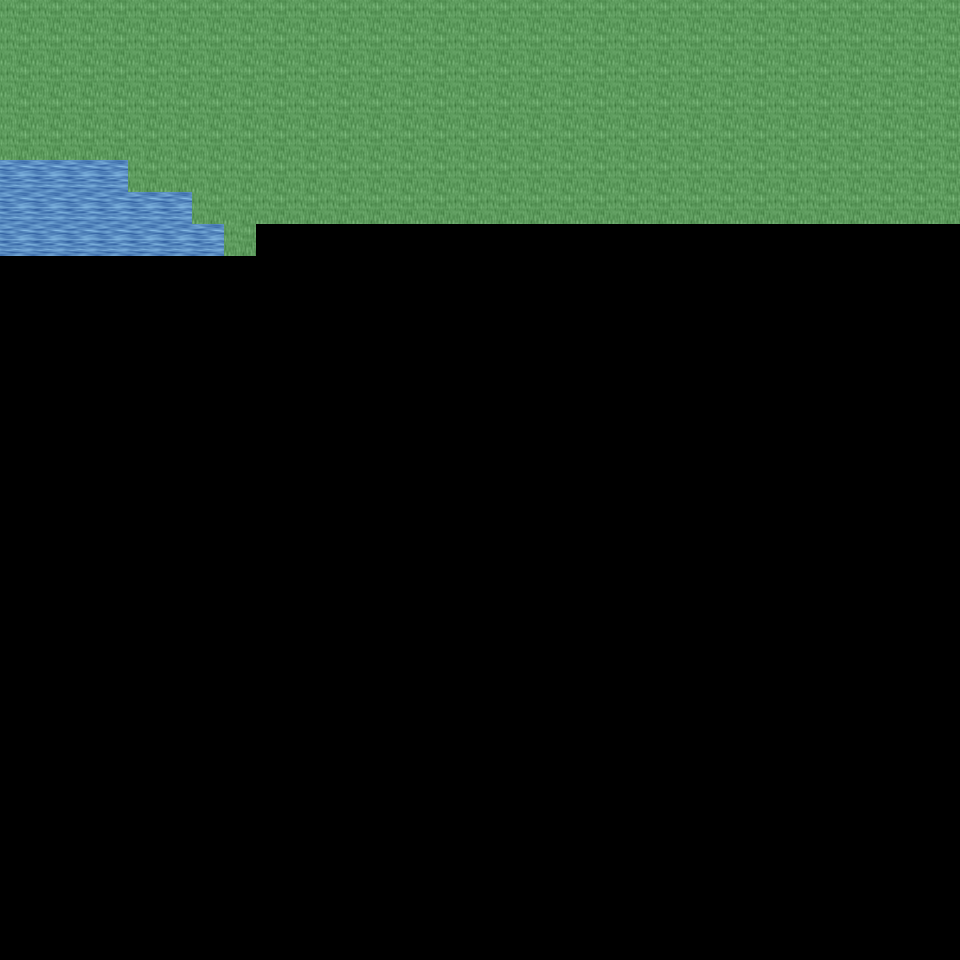

A 2D game scene composited from a Tiled map and its tileset images. What follows is a short description and the map's XML, with each tile layer's data collapsed to a summary:
An orthogonal 30x30 tile map with 32x32 px tiles, 6 tile layers (Ground, Object, Object2, Above, ...), 32 tilesets and 1 object (mapExit).

<map version="1.0" orientation="orthogonal" renderorder="right-down" width="30" height="30" tilewidth="32" tileheight="32" nextobjectid="2">
  <tileset firstgid="1" name="tileset_ground_ground" tilewidth="32" tileheight="32" tilecount="33" columns="3">
    <image source="../drawable/tileset_ground_ground.png" width="96" height="352" />
  </tileset>
  <tileset firstgid="34" name="tileset_ground_ground_2" tilewidth="32" tileheight="32" tilecount="4" columns="4">
    <image source="../drawable/tileset_ground_ground_2.png" width="128" height="32" />
  </tileset>
  <tileset firstgid="38" name="tileset_ground_water_pool" tilewidth="32" tileheight="32" tilecount="72" columns="3">
    <image source="../drawable/tileset_ground_water_pool.png" width="96" height="768" />
  </tileset>
  <tileset firstgid="110" name="tileset_ground_ridge_earth_dark" tilewidth="32" tileheight="32" tilecount="96" columns="12">
    <image source="../drawable/tileset_ground_ridge_earth_dark.png" width="384" height="256" />
  </tileset>
  <tileset firstgid="206" name="tileset_plant_grasses" tilewidth="32" tileheight="32" tilecount="6" columns="3">
    <image source="../drawable/tileset_plant_grasses.png" width="96" height="64" />
  </tileset>
  <tileset firstgid="212" name="tileset_ground_rock_pebbles" tilewidth="32" tileheight="32" tilecount="3" columns="1">
    <image source="../drawable/tileset_ground_rock_pebbles.png" width="32" height="96" />
  </tileset>
  <tileset firstgid="215" name="tileset_plant_flower_daisy_yellow" tilewidth="32" tileheight="32" tilecount="8" columns="2">
    <image source="../drawable/tileset_plant_flower_daisy_yellow.png" width="64" height="128" />
  </tileset>
  <tileset firstgid="223" name="tileset_plant_flower_daisy_white" tilewidth="32" tileheight="32" tilecount="8" columns="2">
    <image source="../drawable/tileset_plant_flower_daisy_white.png" width="64" height="128" />
  </tileset>
  <tileset firstgid="231" name="tileset_ground_grass_edges" tilewidth="32" tileheight="32" tilecount="36" columns="12">
    <image source="../drawable/tileset_ground_grass_edges.png" width="384" height="96" />
  </tileset>
  <tileset firstgid="267" name="tileset_ground_earth_edges" tilewidth="32" tileheight="32" tilecount="18" columns="6">
    <image source="../drawable/tileset_ground_earth_edges.png" width="192" height="96" />
  </tileset>
  <tileset firstgid="285" name="tileset_ground_grass_corners" tilewidth="32" tileheight="32" tilecount="24" columns="6">
    <image source="../drawable/tileset_ground_grass_corners.png" width="192" height="128" />
  </tileset>
  <tileset firstgid="309" name="tileset_ground_square_paving" tilewidth="32" tileheight="32" tilecount="1" columns="1">
    <image source="../drawable/tileset_ground_square_paving.png" width="32" height="32" />
  </tileset>
  <tileset firstgid="310" name="tileset_plant_flower_daisy_red" tilewidth="32" tileheight="32" tilecount="8" columns="2">
    <image source="../drawable/tileset_plant_flower_daisy_red.png" width="64" height="128" />
  </tileset>
  <tileset firstgid="318" name="tileset_plant_flower_daisy_blue" tilewidth="32" tileheight="32" tilecount="8" columns="2">
    <image source="../drawable/tileset_plant_flower_daisy_blue.png" width="64" height="128" />
  </tileset>
  <tileset firstgid="326" name="tileset_plant_tree_tree_darkgreen" tilewidth="32" tileheight="32" tilecount="88" columns="8">
    <image source="../drawable/tileset_plant_tree_tree_darkgreen.png" width="256" height="352" />
  </tileset>
  <tileset firstgid="414" name="tileset_object_well" tilewidth="32" tileheight="32" tilecount="4" columns="2">
    <image source="../drawable/tileset_object_well.png" width="64" height="64" />
  </tileset>
  <tileset firstgid="418" name="tileset_plant_bush_bushes" tilewidth="32" tileheight="32" tilecount="10" columns="5">
    <image source="../drawable/tileset_plant_bush_bushes.png" width="160" height="64" />
  </tileset>
  <tileset firstgid="428" name="tileset_ground_eye" tilewidth="32" tileheight="32" tilecount="9" columns="3">
    <image source="../drawable/tileset_ground_eye.png" width="96" height="96" />
  </tileset>
  <tileset firstgid="437" name="tileset_plant_stump_rectangular" tilewidth="32" tileheight="32" tilecount="4" columns="2">
    <image source="../drawable/tileset_plant_stump_rectangular.png" width="64" height="64" />
  </tileset>
  <tileset firstgid="441" name="tileset_item_gothic_large_gravestone" tilewidth="32" tileheight="32" tilecount="9" columns="3">
    <image source="../drawable/tileset_item_gothic_large_gravestone.png" width="96" height="96" />
  </tileset>
  <tileset firstgid="450" name="tileset_logic_collision" tilewidth="32" tileheight="32" tilecount="1" columns="1">
    <image source="../drawable/tileset_logic_collision.png" width="32" height="32" />
  </tileset>
  <tileset firstgid="451" name="tileset_logic_item_herb" tilewidth="32" tileheight="32" tilecount="5" columns="5">
    <image source="../drawable/tileset_logic_item_herb.png" width="160" height="32" />
  </tileset>
  <tileset firstgid="456" name="tileset_ground_rock_rubble" tilewidth="32" tileheight="32" tilecount="9" columns="3">
    <image source="../drawable/tileset_ground_rock_rubble.png" width="96" height="96" />
  </tileset>
  <tileset firstgid="465" name="tileset_ground_rock_rocks_3" tilewidth="32" tileheight="32" tilecount="16" columns="4">
    <image source="../drawable/tileset_ground_rock_rocks_3.png" width="128" height="128" />
  </tileset>
  <tileset firstgid="481" name="tileset_ground_rock_large_boulder" tilewidth="32" tileheight="32" tilecount="9" columns="3">
    <image source="../drawable/tileset_ground_rock_large_boulder.png" width="96" height="96" />
  </tileset>
  <tileset firstgid="490" name="tileset_ground_rock_large_pebble" tilewidth="32" tileheight="32" tilecount="2" columns="2">
    <image source="../drawable/tileset_ground_rock_large_pebble.png" width="64" height="32" />
  </tileset>
  <tileset firstgid="492" name="tileset_ground_rock_rocks_2" tilewidth="32" tileheight="32" tilecount="4" columns="2">
    <image source="../drawable/tileset_ground_rock_rocks_2.png" width="64" height="64" />
  </tileset>
  <tileset firstgid="496" name="tileset_ground_green_paving" tilewidth="32" tileheight="32" tilecount="18" columns="3">
    <image source="../drawable/tileset_ground_green_paving.png" width="96" height="192" />
  </tileset>
  <tileset firstgid="514" name="tileset_logic_protection" tilewidth="32" tileheight="32" tilecount="2" columns="2">
    <image source="../drawable/tileset_logic_protection.png" width="64" height="32" />
  </tileset>
  <tileset firstgid="516" name="tileset_building_castle" tilewidth="32" tileheight="32" tilecount="320" columns="20">
    <image source="../drawable/tileset_building_castle.png" width="640" height="512" />
  </tileset>
  <tileset firstgid="836" name="tileset_logic_creature_ogre" tilewidth="32" tileheight="32" tilecount="4" columns="4">
    <image source="../drawable/tileset_logic_creature_ogre.png" width="128" height="32" />
  </tileset>
  <tileset firstgid="840" name="tileset_logic_creature_troll" tilewidth="32" tileheight="32" tilecount="4" columns="4">
    <image source="../drawable/tileset_logic_creature_troll.png" width="128" height="32" />
  </tileset>
  <layer name="Ground" width="30" height="30">
    <data>[900 cells, 218 non-empty, 4 distinct tile ids]</data>
  </layer>
  <layer name="Object" width="30" height="30">
    <data>[900 cells, 0 non-empty, 0 distinct tile ids]</data>
  </layer>
  <layer name="Object2" width="30" height="30">
    <data>[900 cells, 0 non-empty, 0 distinct tile ids]</data>
  </layer>
  <layer name="Above" width="30" height="30">
    <data>[900 cells, 0 non-empty, 0 distinct tile ids]</data>
  </layer>
  <layer name="Above2" width="30" height="30">
    <data>[900 cells, 0 non-empty, 0 distinct tile ids]</data>
  </layer>
  <layer name="Walkable" width="30" height="30">
    <data>[900 cells, 201 non-empty, 1 distinct tile ids]</data>
  </layer>
  <objectgroup name="MapEvents">
    <object id="1" name="west" type="mapExit" x="0" y="160" width="32" height="800">
      <properties>
        <property name="map" value="level_0_x122_y97" />
        <property name="x" value="28" />
        <property name="y" value="5" />
      </properties>
    </object>
  </objectgroup>
</map>
